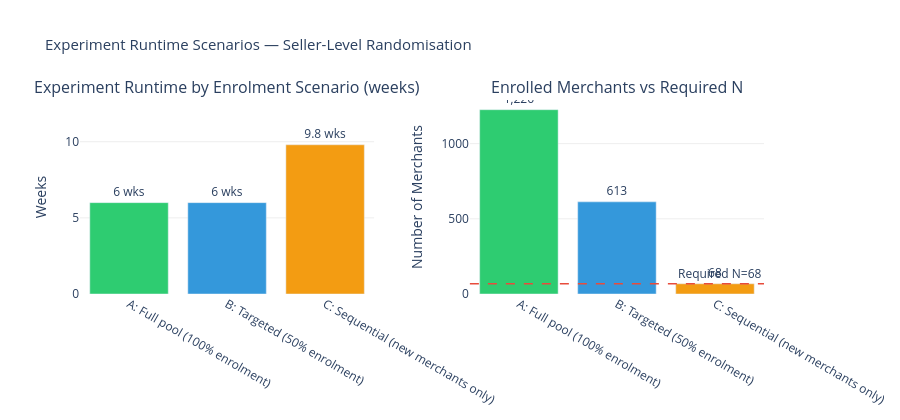

The code cell stored with this chart in its notebook:
### Code cell
# Visualise runtime scenarios
scenarios   = ['A: Full pool\n(100% enrolment)', 'B: Targeted\n(50% enrolment)', 'C: Sequential\n(new merchants only)']
runtimes    = [OBS_WINDOW_WEEKS + BUFFER_WEEKS,
               OBS_WINDOW_WEEKS + BUFFER_WEEKS,
               round(N_TOTAL / NEW_PER_WEEK + OBS_WINDOW_WEEKS, 1)]
enrol_sizes = [N_ELIGIBLE, enrolled_B, N_TOTAL]
bar_colors  = ['#2ecc71', '#3498db', '#f39c12']

fig_runtime = make_subplots(
    rows=1, cols=2,
    subplot_titles=(
        'Experiment Runtime by Enrolment Scenario (weeks)',
        'Enrolled Merchants vs Required N'
    ),
    horizontal_spacing=0.14
)

fig_runtime.add_trace(
    go.Bar(
        x=scenarios, y=runtimes,
        marker_color=bar_colors,
        text=[f'{r} wks' for r in runtimes],
        textposition='outside',
        showlegend=False,
        hovertemplate='%{x}<br>Runtime: %{y} weeks<extra></extra>'
    ), row=1, col=1
)

fig_runtime.add_trace(
    go.Bar(
        x=scenarios, y=enrol_sizes,
        marker_color=bar_colors,
        text=[f'{n:,}' for n in enrol_sizes],
        textposition='outside',
        showlegend=False,
        hovertemplate='%{x}<br>Enrolled: %{y:,}<extra></extra>'
    ), row=1, col=2
)

fig_runtime.add_hline(y=N_TOTAL, line_dash='dash', line_color='#e74c3c', line_width=1.5,
                      annotation_text=f'Required N={N_TOTAL}',
                      annotation_position='top right', row=1, col=2)

fig_runtime.update_yaxes(title_text='Weeks', row=1, col=1, gridcolor='#eee', range=[0, max(runtimes)*1.3])
fig_runtime.update_yaxes(title_text='Number of Merchants', row=1, col=2, gridcolor='#eee')
fig_runtime.update_xaxes(showgrid=False)

fig_runtime.update_layout(
    title=dict(text='Experiment Runtime Scenarios: Seller-Level Randomisation', font_size=15),
    plot_bgcolor='white', paper_bgcolor='white',
    height=420, margin=dict(t=100, b=80)
)

fig_runtime.show()
print(f'Takeaway: All three scenarios meet the N={N_PER_GROUP_CEIL}/group threshold. '
      f'Scenarios A and B run for 6 weeks total (4-week observation + 2-week buffer); '
      f'the sequential Scenario C takes ~{runtimes[2]:.0f} weeks but is only relevant '
      f'if the platform has not yet accumulated a sufficient eligible pool.')

### Figure 1 — Plotly figure (JSON) as saved in the notebook; plotly's stock layout.template omitted (floating-point values rounded to 4 significant figures)
{"data": [{"hovertemplate": "%{x}<br>Runtime: %{y} weeks<extra></extra>", "marker": {"color": ["#2ecc71", "#3498db", "#f39c12"]}, "showlegend": false, "text": ["6 wks", "6 wks", "9.8 wks"], "textposition": "outside", "type": "bar", "x": ["A: Full pool\n(100% enrolment)", "B: Targeted\n(50% enrolment)", "C: Sequential\n(new merchants only)"], "xaxis": "x", "y": [6, 6, 9.8], "yaxis": "y"}, {"hovertemplate": "%{x}<br>Enrolled: %{y:,}<extra></extra>", "marker": {"color": ["#2ecc71", "#3498db", "#f39c12"]}, "showlegend": false, "text": ["1,226", "613", "68"], "textposition": "outside", "type": "bar", "x": ["A: Full pool\n(100% enrolment)", "B: Targeted\n(50% enrolment)", "C: Sequential\n(new merchants only)"], "xaxis": "x2", "y": [1226, 613, 68], "yaxis": "y2"}], "layout": {"annotations": [{"font": {"size": 16}, "showarrow": false, "text": "Experiment Runtime by Enrolment Scenario (weeks)", "x": 0.215, "xanchor": "center", "xref": "paper", "y": 1.0, "yanchor": "bottom", "yref": "paper"}, {"font": {"size": 16}, "showarrow": false, "text": "Enrolled Merchants vs Required N", "x": 0.785, "xanchor": "center", "xref": "paper", "y": 1.0, "yanchor": "bottom", "yref": "paper"}, {"showarrow": false, "text": "Required N=68", "x": 1, "xanchor": "right", "xref": "x2 domain", "y": 68, "yanchor": "bottom", "yref": "y2"}], "height": 420, "margin": {"b": 80, "t": 100}, "paper_bgcolor": "white", "plot_bgcolor": "white", "shapes": [{"line": {"color": "#e74c3c", "dash": "dash", "width": 1.5}, "type": "line", "x0": 0, "x1": 1, "xref": "x2 domain", "y0": 68, "y1": 68, "yref": "y2"}], "title": {"font": {"size": 15}, "text": "Experiment Runtime Scenarios — Seller-Level Randomisation"}, "xaxis": {"anchor": "y", "domain": [0.0, 0.43], "showgrid": false}, "xaxis2": {"anchor": "y2", "domain": [0.57, 1.0], "showgrid": false}, "yaxis": {"anchor": "x", "domain": [0.0, 1.0], "gridcolor": "#eee", "range": [0, 12.74], "title": {"text": "Weeks"}}, "yaxis2": {"anchor": "x2", "domain": [0.0, 1.0], "gridcolor": "#eee", "title": {"text": "Number of Merchants"}}}}
